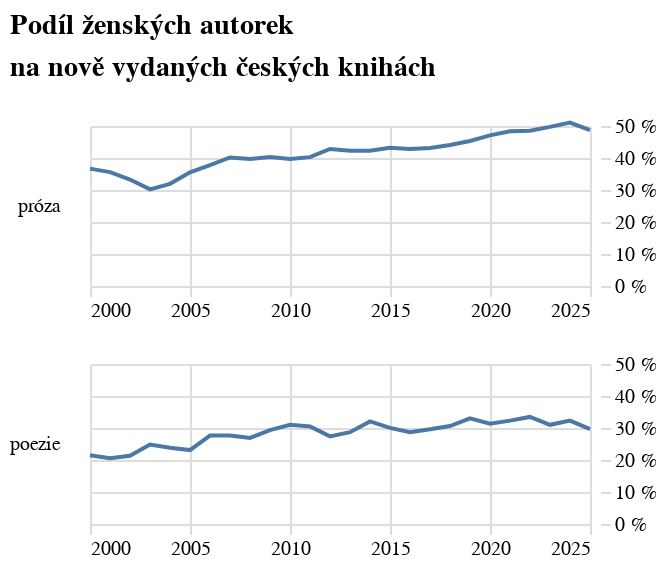

The notebook cell this image was saved under:
### Code cell
podil_v_soucasnosti = alt.Chart(
    alt_friendly(pl.concat([df_podil_vsechny_prozy, df_podil_poezie]).filter(pl.col('rok') >= 2000)), 
    title=alt.Title(["Podíl ženských autorek","na nově vydaných českých knihách"], lineHeight=21), width=250, height=80
         ).mark_line(
         ).encode(
    alt.X("rok:T", title=None, axis=alt.Axis(tickCount=5)),
    alt.Y('podil_zen:Q', title=None, axis=alt.Axis(
        tickCount=5, labelExpr="datum.label * 100 + ' %'", orient='right'), scale=alt.Scale(domain=[0,0.5])
         ),
    alt.Row("zanr:N",header=alt.Header(labelAngle=0, labelAlign='left', labelAnchor='middle', labelFont='Asap'), sort=["próza","poezie"], title=None)
).configure_view(stroke='transparent').resolve_scale(y='shared').resolve_axis(x="independent")
podil_v_soucasnosti

### Figure 1 — Vega-Lite specification as saved in the notebook (floating-point values rounded to 4 significant figures)
{"config": {"title": {"font": "Noticia Text", "fontSize": 14, "anchor": "start", "lineHeight": 21, "fontWeight": "bolder", "subtitleFont": "Noticia Text", "subtitleFontSize": 12, "subtitlePadding": 12, "dy": -12}, "axis": {"labelFont": "Asap", "titleFont": "Asap", "fontWeight": "lighter", "titleFontWeight": "lighter", "labelFontSize": 10, "titleFontSize": 10, "labelPadding": 2, "titlePadding": 10, "domainOpacity": 0, "tickColor": "#DCDDD6"}, "legend": {"labelFont": "Asap", "labelFontWeight": "normal", "titleFont": "Asap", "titleFontWeight": "normal", "labelFontSize": 10, "titleFontSize": 10}, "view": {"stroke": "transparent"}}, "data": {"name": "data-7e379d81fd2e1ae5250b724a26457607"}, "mark": {"type": "line"}, "encoding": {"row": {"field": "zanr", "header": {"labelAlign": "left", "labelAnchor": "middle", "labelAngle": 0, "labelFont": "Asap"}, "sort": ["próza", "poezie"], "title": null, "type": "nominal"}, "x": {"axis": {"tickCount": 5}, "field": "rok", "title": null, "type": "temporal"}, "y": {"axis": {"labelExpr": "datum.label * 100 + ' %'", "orient": "right", "tickCount": 5}, "field": "podil_zen", "scale": {"domain": [0, 0.5]}, "title": null, "type": "quantitative"}}, "height": 80, "resolve": {"axis": {"x": "independent"}, "scale": {"y": "shared"}}, "title": {"text": ["Podíl ženských autorek", "na nově vydaných českých knihách"], "lineHeight": 21}, "width": 250, "$schema": "https://vega.github.io/schema/vega-lite/v5.8.0.json", "datasets": {"data-7e379d81fd2e1ae5250b724a26457607": [{"rok": "2000-01-01T00:00:00", "zeny": 116, "muzi": 195, "celkem": 311, "podil_zen": 0.3669, "zanr": "próza"}, {"rok": "2001-01-01T00:00:00", "zeny": 104, "muzi": 203, "celkem": 307, "podil_zen": 0.3559, "zanr": "próza"}, {"rok": "2002-01-01T00:00:00", "zeny": 114, "muzi": 235, "celkem": 349, "podil_zen": 0.3327, "zanr": "próza"}, {"rok": "2003-01-01T00:00:00", "zeny": 118, "muzi": 307, "celkem": 425, "podil_zen": 0.3021, "zanr": "próza"}, {"rok": "2004-01-01T00:00:00", "zeny": 184, "muzi": 326, "celkem": 510, "podil_zen": 0.3192, "zanr": "próza"}, {"rok": "2005-01-01T00:00:00", "zeny": 181, "muzi": 337, "celkem": 518, "podil_zen": 0.3551, "zanr": "próza"}, {"rok": "2006-01-01T00:00:00", "zeny": 219, "muzi": 320, "celkem": 539, "podil_zen": 0.3779, "zanr": "próza"}, {"rok": "2007-01-01T00:00:00", "zeny": 224, "muzi": 340, "celkem": 564, "podil_zen": 0.4017, "zanr": "próza"}, {"rok": "2008-01-01T00:00:00", "zeny": 240, "muzi": 365, "celkem": 605, "podil_zen": 0.3969, "zanr": "próza"}, {"rok": "2009-01-01T00:00:00", "zeny": 260, "muzi": 374, "celkem": 634, "podil_zen": 0.4034, "zanr": "próza"}, {"rok": "2010-01-01T00:00:00", "zeny": 268, "muzi": 430, "celkem": 698, "podil_zen": 0.397, "zanr": "próza"}, {"rok": "2011-01-01T00:00:00", "zeny": 287, "muzi": 394, "celkem": 681, "podil_zen": 0.4027, "zanr": "próza"}, {"rok": "2012-01-01T00:00:00", "zeny": 275, "muzi": 357, "celkem": 632, "podil_zen": 0.4283, "zanr": "próza"}, {"rok": "2013-01-01T00:00:00", "zeny": 270, "muzi": 389, "celkem": 659, "podil_zen": 0.4224, "zanr": "próza"}, {"rok": "2014-01-01T00:00:00", "zeny": 315, "muzi": 409, "celkem": 724, "podil_zen": 0.4224, "zanr": "próza"}, {"rok": "2015-01-01T00:00:00", "zeny": 347, "muzi": 462, "celkem": 809, "podil_zen": 0.432, "zanr": "próza"}, {"rok": "2016-01-01T00:00:00", "zeny": 370, "muzi": 497, "celkem": 867, "podil_zen": 0.4278, "zanr": "próza"}, {"rok": "2017-01-01T00:00:00", "zeny": 368, "muzi": 477, "celkem": 845, "podil_zen": 0.4311, "zanr": "próza"}, {"rok": "2018-01-01T00:00:00", "zeny": 387, "muzi": 481, "celkem": 868, "podil_zen": 0.4407, "zanr": "próza"}, {"rok": "2019-01-01T00:00:00", "zeny": 422, "muzi": 495, "celkem": 917, "podil_zen": 0.453, "zanr": "próza"}, {"rok": "2020-01-01T00:00:00", "zeny": 452, "muzi": 487, "celkem": 939, "podil_zen": 0.4708, "zanr": "próza"}, {"rok": "2021-01-01T00:00:00", "zeny": 474, "muzi": 503, "celkem": 977, "podil_zen": 0.4833, "zanr": "próza"}, {"rok": "2022-01-01T00:00:00", "zeny": 471, "muzi": 499, "celkem": 970, "podil_zen": 0.4854, "zanr": "próza"}, {"rok": "2023-01-01T00:00:00", "zeny": 437, "muzi": 422, "celkem": 859, "podil_zen": 0.4971, "zanr": "próza"}, {"rok": "2024-01-01T00:00:00", "zeny": 434, "muzi": 413, "celkem": 847, "podil_zen": 0.5106, "zanr": "próza"}, {"rok": "2025-01-01T00:00:00", "zeny": 18, "muzi": 21, "celkem": 39, "podil_zen": 0.487, "zanr": "próza"}, {"rok": "2000-01-01T00:00:00", "zeny": 43, "muzi": 151, "celkem": 194, "podil_zen": 0.2149, "zanr": "poezie"}, {"rok": "2001-01-01T00:00:00", "zeny": 40, "muzi": 172, "celkem": 212, "podil_zen": 0.2052, "zanr": "poezie"}, {"rok": "2002-01-01T00:00:00", "zeny": 42, "muzi": 135, "celkem": 177, "podil_zen": 0.213, "zanr": "poezie"}, {"rok": "2003-01-01T00:00:00", "zeny": 65, "muzi": 186, "celkem": 251, "podil_zen": 0.2481, "zanr": "poezie"}, {"rok": "2004-01-01T00:00:00", "zeny": 55, "muzi": 197, "celkem": 252, "podil_zen": 0.2386, "zanr": "poezie"}, {"rok": "2005-01-01T00:00:00", "zeny": 68, "muzi": 211, "celkem": 279, "podil_zen": 0.231, "zanr": "poezie"}, {"rok": "2006-01-01T00:00:00", "zeny": 93, "muzi": 208, "celkem": 301, "podil_zen": 0.2763, "zanr": "poezie"}, {"rok": "2007-01-01T00:00:00", "zeny": 78, "muzi": 242, "celkem": 320, "podil_zen": 0.2764, "zanr": "poezie"}, {"rok": "2008-01-01T00:00:00", "zeny": 97, "muzi": 233, "celkem": 330, "podil_zen": 0.2688, "zanr": "poezie"}, {"rok": "2009-01-01T00:00:00", "zeny": 100, "muzi": 241, "celkem": 341, "podil_zen": 0.2936, "zanr": "poezie"}, {"rok": "2010-01-01T00:00:00", "zeny": 122, "muzi": 251, "celkem": 373, "podil_zen": 0.3102, "zanr": "poezie"}, {"rok": "2011-01-01T00:00:00", "zeny": 90, "muzi": 229, "celkem": 319, "podil_zen": 0.3046, "zanr": "poezie"}, {"rok": "2012-01-01T00:00:00", "zeny": 78, "muzi": 216, "celkem": 294, "podil_zen": 0.2737, "zanr": "poezie"}, {"rok": "2013-01-01T00:00:00", "zeny": 120, "muzi": 269, "celkem": 389, "podil_zen": 0.2869, "zanr": "poezie"}, {"rok": "2014-01-01T00:00:00", "zeny": 120, "muzi": 241, "celkem": 361, "podil_zen": 0.3204, "zanr": "poezie"}, {"rok": "2015-01-01T00:00:00", "zeny": 106, "muzi": 289, "celkem": 395, "podil_zen": 0.3004, "zanr": "poezie"}, {"rok": "2016-01-01T00:00:00", "zeny": 130, "muzi": 295, "celkem": 425, "podil_zen": 0.2871, "zanr": "poezie"}, {"rok": "2017-01-01T00:00:00", "zeny": 101, "muzi": 252, "celkem": 353, "podil_zen": 0.296, "zanr": "poezie"}, {"rok": "2018-01-01T00:00:00", "zeny": 110, "muzi": 227, "celkem": 337, "podil_zen": 0.3063, "zanr": "poezie"}, {"rok": "2019-01-01T00:00:00", "zeny": 124, "muzi": 247, "celkem": 371, "podil_zen": 0.3303, "zanr": "poezie"}, {"rok": "2020-01-01T00:00:00", "zeny": 114, "muzi": 275, "celkem": 389, "podil_zen": 0.3136, "zanr": "poezie"}, {"rok": "2021-01-01T00:00:00", "zeny": 143, "muzi": 262, "celkem": 405, "podil_zen": 0.3231, "zanr": "poezie"}, {"rok": "2022-01-01T00:00:00", "zeny": 110, "muzi": 238, "celkem": 348, "podil_zen": 0.3346, "zanr": "poezie"}, {"rok": "2023-01-01T00:00:00", "zeny": 106, "muzi": 243, "celkem": 349, "podil_zen": 0.3099, "zanr": "poezie"}, {"rok": "2024-01-01T00:00:00", "zeny": 98, "muzi": 188, "celkem": 286, "podil_zen": 0.3232, "zanr": "poezie"}, {"rok": "2025-01-01T00:00:00", "zeny": 3, "muzi": 9, "celkem": 12, "podil_zen": 0.2963, "zanr": "poezie"}]}}
